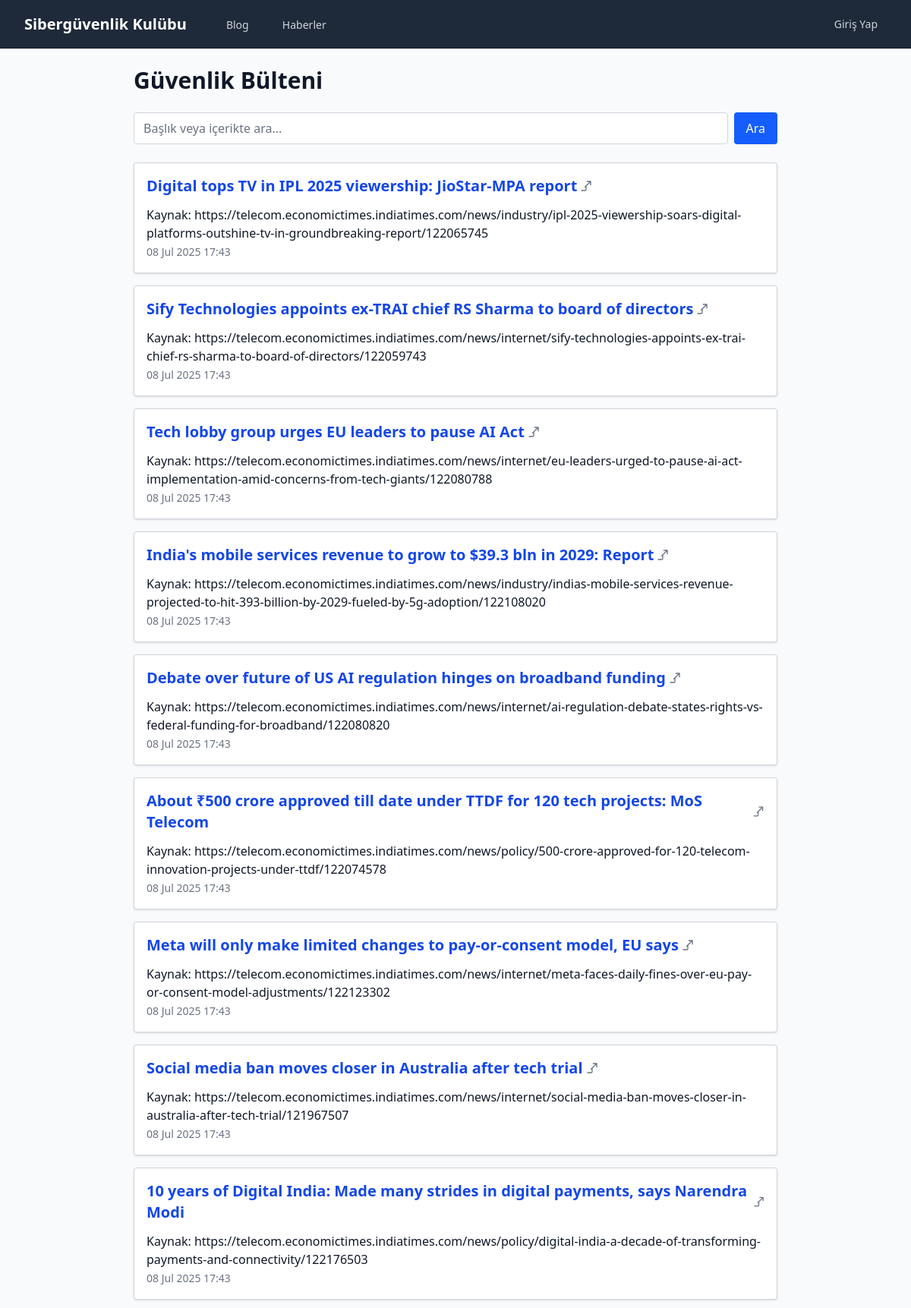
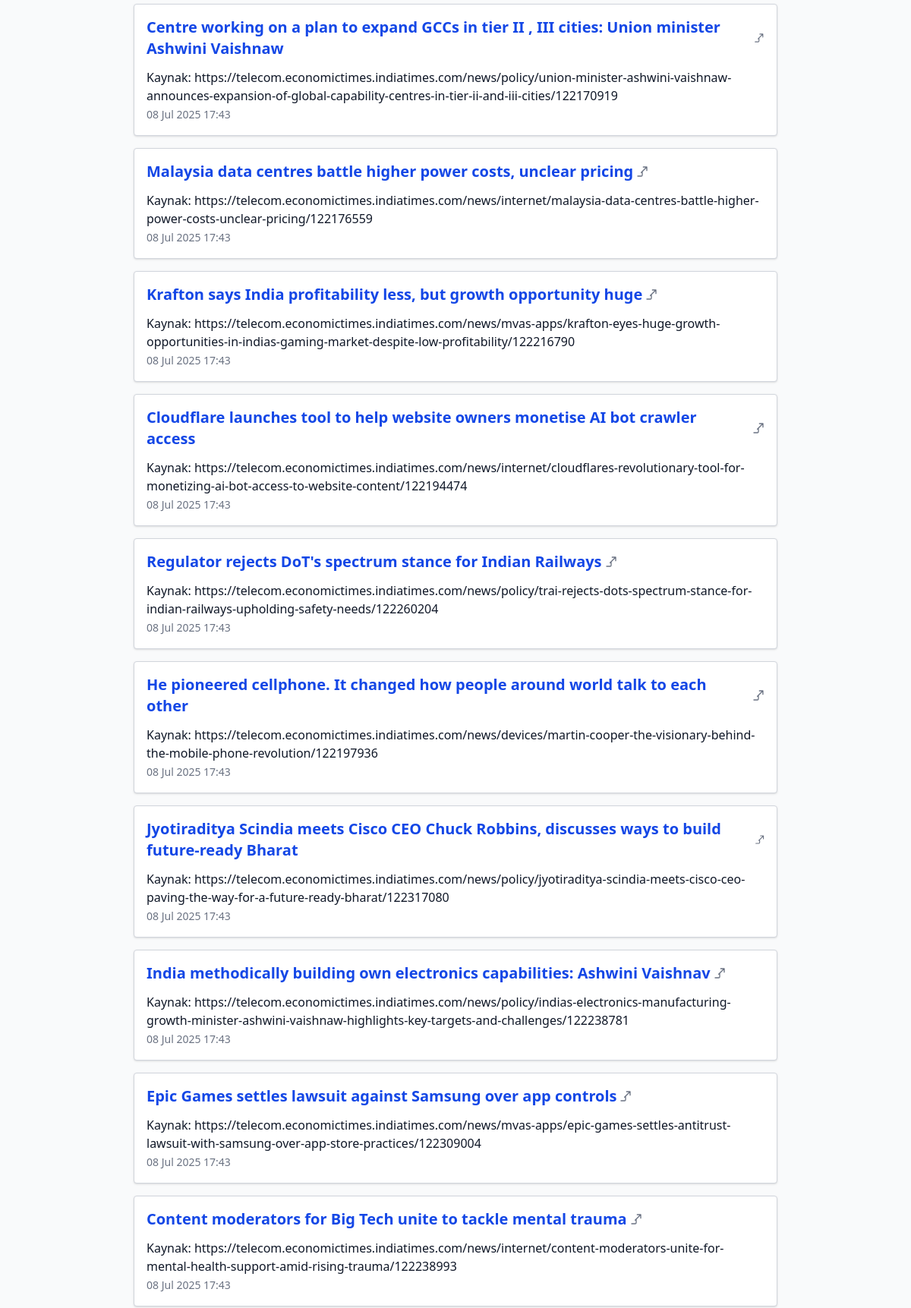
Page /haberler/ (upper part) on the committed database (2 pictures, top to bottom).
### haberler/models.py (models this page shows, shortened)
class Bulletin(models.Model):
    title = models.CharField(max_length=300)
    content = models.TextField()
    link = models.URLField(unique=True)
    published_at = models.DateTimeField()
    image_url = models.URLField(blank=True, null=True)  # Fotoğraf URL alanı
    author = models.CharField(max_length=200, blank=True, null=True)  # Yazar alanı

### haberler/views.py (the view)
# urls.py: path('', views.bulletin_list, name='bulletin_list'),
def bulletin_list(request):
    query = request.GET.get('q')  # Arama kutusundaki kelimeyi al
    bulletins = Bulletin.objects.order_by('-published_at')  # Yeni haberi en önce göster
    if query:
        bulletins = bulletins.filter(
            Q(title__icontains=query) | Q(content__icontains=query)
        )
    return render(request, 'haberler/bulletin_list.html', {
        'bulletins': bulletins,
        'query': query,  # HTML'de inputta göstermek için
    })

### templates/haberler/bulletin_list.html (shortened to what this page needs)
{% load static tailwind_tags %}
{% load widget_tweaks %}
<!DOCTYPE html>
<html lang="tr">
<head>
    {% tailwind_css %}
</head>
<body class="bg-gray-50 text-gray-900">
    {% include 'mainpage/navbar.html' %}
    <main class="max-w-4xl mx-auto p-6">
        <h1 class="text-3xl font-bold mb-6">Güvenlik Bülteni</h1>
        <form method="get" class="mb-6 flex gap-2">
            <input
                type="text"
                name="q"
                placeholder="Başlık veya içerikte ara..."
                value="{{ query|default_if_none:'' }}"
                class="flex-grow border border-gray-300 rounded px-3 py-2 focus:outline-none focus:ring-2 focus:ring-blue-400"
            />
            <button
                type="submit"
                class="bg-blue-600 text-white px-4 py-2 rounded hover:bg-blue-700 transition"
            >
                Ara
            </button>
        </form>
        {% if bulletins %}
            {% for b in bulletins %}
                <article class="border border-gray-300 rounded p-4 mb-4 shadow-sm bg-white">
                    <h2 class="text-xl font-semibold mb-2 flex items-center gap-1">
                        <a href="{% url 'bulletin_detail' b.pk %}" class="text-blue-700 hover:underline">
                            {{ b.title }}
                        </a>
                        <svg
                            xmlns="http://www.w3.org/2000/svg"
                            class="inline w-4 h-4 text-gray-500"
                            fill="none"
                            viewBox="0 0 24 24"
                            stroke="currentColor"
                        >
                            <path stroke-linecap="round" stroke-linejoin="round" stroke-width="2"
                                d="M14 3h7m0 0v7m0-7L10 14m-7 7h7a2 2 0 002-2v-7" />
                        </svg>
                    </h2>
                    <p class="mb-3 text-gray-800">{{ b.content|linebreaks }}</p>
                    <time class="text-gray-500 text-sm" datetime="{{ b.published_at|date:'c' }}">
                        {{ b.published_at|date:"d M Y H:i" }}
                    </time>
                </article>
            {% endfor %}
        {% else %}
            <p class="text-gray-600">Henüz haber eklenmedi.</p>
        {% endif %}
    </main>
</body>
</html>

### rows in the picture
Bulletin: title "Digital tops TV in IPL 2025 viewership: JioStar-MPA report", content "Kaynak: https://telecom.economictimes.indiatimes.com/news/industry/ipl-2025-viewership-soars-digital-platforms-outshine-tv-in-groundbreaking-report/122065745", published_at "08 Jul 2025 17:43"
Bulletin: title "Sify Technologies appoints ex-TRAI chief RS Sharma to board of directors", content "Kaynak: https://telecom.economictimes.indiatimes.com/news/internet/sify-technologies-appoints-ex-trai-chief-rs-sharma-to-board-of-directors/122059743", published_at "08 Jul 2025 17:43"
Bulletin: title "Tech lobby group urges EU leaders to pause AI Act", content "Kaynak: https://telecom.economictimes.indiatimes.com/news/internet/eu-leaders-urged-to-pause-ai-act-implementation-amid-concerns-from-tech-giants/122080788", published_at "08 Jul 2025 17:43"
Bulletin: title "India's mobile services revenue to grow to $39.3 bln in 2029: Report", content "Kaynak: https://telecom.economictimes.indiatimes.com/news/industry/indias-mobile-services-revenue-projected-to-hit-393-billion-by-2029-fueled-by-5g-adoption/122108020", published_at "08 Jul 2025 17:43"
Bulletin: title "Debate over future of US AI regulation hinges on broadband funding", content "Kaynak: https://telecom.economictimes.indiatimes.com/news/internet/ai-regulation-debate-states-rights-vs-federal-funding-for-broadband/122080820", published_at "08 Jul 2025 17:43"
Bulletin: title "About ₹500 crore approved till date under TTDF for 120 tech projects: MoS Telecom", content "Kaynak: https://telecom.economictimes.indiatimes.com/news/policy/500-crore-approved-for-120-telecom-innovation-projects-under-ttdf/122074578", published_at "08 Jul 2025 17:43"
Bulletin: title "Meta will only make limited changes to pay-or-consent model, EU says", content "Kaynak: https://telecom.economictimes.indiatimes.com/news/internet/meta-faces-daily-fines-over-eu-pay-or-consent-model-adjustments/122123302", published_at "08 Jul 2025 17:43"
Bulletin: title "Social media ban moves closer in Australia after tech trial", content "Kaynak: https://telecom.economictimes.indiatimes.com/news/internet/social-media-ban-moves-closer-in-australia-after-tech-trial/121967507", published_at "08 Jul 2025 17:43"
Bulletin: title "10 years of Digital India: Made many strides in digital payments, says Narendra Modi", content "Kaynak: https://telecom.economictimes.indiatimes.com/news/policy/digital-india-a-decade-of-transforming-payments-and-connectivity/122176503", published_at "08 Jul 2025 17:43"
Bulletin: title "Centre working on a plan to expand GCCs in tier II , III cities: Union minister Ashwini Vaishnaw", content "Kaynak: https://telecom.economictimes.indiatimes.com/news/policy/union-minister-ashwini-vaishnaw-announces-expansion-of-global-capability-centres-in-tier-ii-and-iii-cities/122170919", published_at "08 Jul 2025 17:43"
Bulletin: title "Malaysia data centres battle higher power costs, unclear pricing", content "Kaynak: https://telecom.economictimes.indiatimes.com/news/internet/malaysia-data-centres-battle-higher-power-costs-unclear-pricing/122176559", published_at "08 Jul 2025 17:43"
Bulletin: title "Krafton says India profitability less, but growth opportunity huge", content "Kaynak: https://telecom.economictimes.indiatimes.com/news/mvas-apps/krafton-eyes-huge-growth-opportunities-in-indias-gaming-market-despite-low-profitability/122216790", published_at "08 Jul 2025 17:43"
Bulletin: title "Cloudflare launches tool to help website owners monetise AI bot crawler access", content "Kaynak: https://telecom.economictimes.indiatimes.com/news/internet/cloudflares-revolutionary-tool-for-monetizing-ai-bot-access-to-website-content/122194474", published_at "08 Jul 2025 17:43"
Bulletin: title "Regulator rejects DoT's spectrum stance for Indian Railways", content "Kaynak: https://telecom.economictimes.indiatimes.com/news/policy/trai-rejects-dots-spectrum-stance-for-indian-railways-upholding-safety-needs/122260204", published_at "08 Jul 2025 17:43"
Bulletin: title "He pioneered cellphone. It changed how people around world talk to each other", content "Kaynak: https://telecom.economictimes.indiatimes.com/news/devices/martin-cooper-the-visionary-behind-the-mobile-phone-revolution/122197936", published_at "08 Jul 2025 17:43"
Bulletin: title "Jyotiraditya Scindia meets Cisco CEO Chuck Robbins, discusses ways to build future-ready Bharat", content "Kaynak: https://telecom.economictimes.indiatimes.com/news/policy/jyotiraditya-scindia-meets-cisco-ceo-paving-the-way-for-a-future-ready-bharat/122317080", published_at "08 Jul 2025 17:43"
Bulletin: title "India methodically building own electronics capabilities: Ashwini Vaishnav", content "Kaynak: https://telecom.economictimes.indiatimes.com/news/policy/indias-electronics-manufacturing-growth-minister-ashwini-vaishnaw-highlights-key-targets-and-challenges/122238781", published_at "08 Jul 2025 17:43"
Bulletin: title "Epic Games settles lawsuit against Samsung over app controls", content "Kaynak: https://telecom.economictimes.indiatimes.com/news/mvas-apps/epic-games-settles-antitrust-lawsuit-with-samsung-over-app-store-practices/122309004", published_at "08 Jul 2025 17:43"
Bulletin: title "Content moderators for Big Tech unite to tackle mental trauma", content "Kaynak: https://telecom.economictimes.indiatimes.com/news/internet/content-moderators-unite-for-mental-health-support-amid-rising-trauma/122238993", published_at "08 Jul 2025 17:43"
